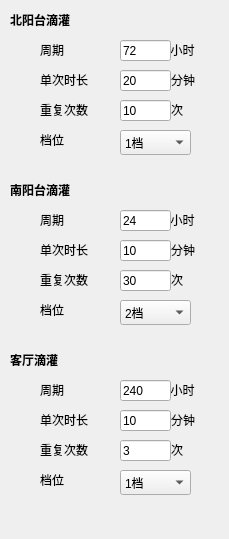
        <widget class="QWidget" name="scrollAreaWidgetContents_7">
         <property name="geometry">
          <rect>
           <x>0</x>
           <y>0</y>
           <width>229</width>
           <height>539</height>
          </rect>
         </property>
         <widget class="QLabel" name="lblCCIDName1">
          <property name="geometry">
           <rect>
            <x>10</x>
            <y>10</y>
            <width>81</width>
            <height>19</height>
           </rect>
          </property>
          <property name="font">
           <font>
            <bold>true</bold>
           </font>
          </property>
          <property name="text">
           <string>北阳台滴灌</string>
          </property>
         </widget>
         <widget class="QLabel" name="lblCCIDName2">
          <property name="geometry">
           <rect>
            <x>10</x>
            <y>180</y>
            <width>81</width>
            <height>19</height>
           </rect>
          </property>
          <property name="font">
           <font>
            <bold>true</bold>
           </font>
          </property>
          <property name="text">
           <string>南阳台滴灌</string>
          </property>
         </widget>
         <widget class="QLabel" name="lblCCIDName3">
          <property name="geometry">
           <rect>
            <x>10</x>
            <y>350</y>
            <width>81</width>
            <height>19</height>
           </rect>
          </property>
          <property name="font">
           <font>
            <bold>true</bold>
           </font>
          </property>
          <property name="text">
           <string>客厅滴灌</string>
          </property>
         </widget>
         <widget class="QLabel" name="lblCCIDPeriod1">
          <property name="geometry">
           <rect>
            <x>40</x>
            <y>40</y>
            <width>171</width>
            <height>19</height>
           </rect>
          </property>
          <property name="text">
           <string>周期                                小时</string>
          </property>
         </widget>
         <widget class="QLabel" name="lblCCIDDuration1">
          <property name="geometry">
           <rect>
            <x>40</x>
            <y>70</y>
            <width>181</width>
            <height>19</height>
           </rect>
          </property>
          <property name="text">
           <string>单次时长                         分钟</string>
          </property>
         </widget>
         <widget class="QLabel" name="lblCCIDRepeat1">
          <property name="geometry">
           <rect>
            <x>40</x>
            <y>100</y>
            <width>181</width>
            <height>19</height>
           </rect>
          </property>
          <property name="text">
           <string>重复次数                         次</string>
          </property>
         </widget>
         <widget class="QLabel" name="lblCCIDLevel1">
          <property name="geometry">
           <rect>
            <x>40</x>
            <y>130</y>
            <width>31</width>
            <height>19</height>
           </rect>
          </property>
          <property name="text">
           <string>档位</string>
          </property>
         </widget>
         <widget class="QLineEdit" name="editCCIDPeriod1">
          <property name="geometry">
           <rect>
            <x>120</x>
            <y>40</y>
            <width>51</width>
            <height>21</height>
           </rect>
          </property>
          <property name="text">
           <string>72</string>
          </property>
         </widget>
         <widget class="QLineEdit" name="editCCIDDuration1">
          <property name="geometry">
           <rect>
            <x>120</x>
            <y>70</y>
            <width>51</width>
            <height>21</height>
           </rect>
          </property>
          <property name="text">
           <string>20</string>
          </property>
         </widget>
         <widget class="QLineEdit" name="editCCIDRepeat1">
          <property name="geometry">
           <rect>
            <x>120</x>
            <y>100</y>
            <width>51</width>
            <height>21</height>
           </rect>
          </property>
          <property name="text">
           <string>10</string>
          </property>
         </widget>
         <widget class="QComboBox" name="cmbCCIDLevel1">
          <property name="geometry">
           <rect>
            <x>120</x>
            <y>130</y>
            <width>71</width>
            <height>25</height>
           </rect>
          </property>
          <item>
           <property name="text">
            <string>1档</string>
           </property>
          </item>
          <item>
           <property name="text">
            <string>2档</string>
           </property>
          </item>
          <item>
           <property name="text">
            <string>3档</string>
           </property>
          </item>
         </widget>
         <widget class="QComboBox" name="cmbCCIDLevel2">
          <property name="geometry">
           <rect>
            <x>120</x>
            <y>300</y>
            <width>71</width>
            <height>25</height>
           </rect>
          </property>
          <property name="currentIndex">
           <number>1</number>
          </property>
          <item>
           <property name="text">
            <string>1档</string>
           </property>
          </item>
          <item>
           <property name="text">
            <string>2档</string>
           </property>
          </item>
          <item>
           <property name="text">
            <string>3档</string>
           </property>
          </item>
         </widget>
         <widget class="QLabel" name="lblCCIDLevel2">
          <property name="geometry">
           <rect>
            <x>40</x>
            <y>300</y>
            <width>31</width>
            <height>19</height>
           </rect>
          </property>
          <property name="text">
           <string>档位</string>
          </property>
         </widget>
         <widget class="QLabel" name="lblCCIDPeriod2">
          <property name="geometry">
           <rect>
            <x>40</x>
            <y>210</y>
            <width>201</width>
            <height>19</height>
           </rect>
          </property>
          <property name="text">
           <string>周期                                小时</string>
          </property>
         </widget>
         <widget class="QLineEdit" name="editCCIDRepeat2">
          <property name="geometry">
           <rect>
            <x>120</x>
            <y>270</y>
            <width>51</width>
            <height>21</height>
           </rect>
          </property>
          <property name="text">
           <string>30</string>
          </property>
         </widget>
         <widget class="QLineEdit" name="editCCIDPeriod2">
          <property name="geometry">
           <rect>
            <x>120</x>
            <y>210</y>
            <width>51</width>
            <height>21</height>
           </rect>
          </property>
          <property name="text">
           <string>24</string>
          </property>
         </widget>
         <widget class="QLabel" name="lblCCIDDuration2">
          <property name="geometry">
           <rect>
            <x>40</x>
            <y>240</y>
            <width>181</width>
            <height>19</height>
           </rect>
          </property>
          <property name="text">
           <string>单次时长                         分钟</string>
          </property>
         </widget>
         <widget class="QLabel" name="lblCCIDRepeat2">
          <property name="geometry">
           <rect>
            <x>40</x>
            <y>270</y>
            <width>191</width>
            <height>19</height>
           </rect>
          </property>
          <property name="text">
           <string>重复次数                         次</string>
          </property>
         </widget>
         <widget class="QLineEdit" name="editCCIDDuration2">
          <property name="geometry">
           <rect>
            <x>120</x>
            <y>240</y>
            <width>51</width>
            <height>21</height>
           </rect>
          </property>
          <property name="text">
           <string>10</string>
          </property>
         </widget>
         <widget class="QComboBox" name="cmbCCIDLevel3">
          <property name="geometry">
           <rect>
            <x>120</x>
            <y>470</y>
            <width>71</width>
            <height>25</height>
           </rect>
          </property>
          <item>
           <property name="text">
            <string>1档</string>
           </property>
          </item>
          <item>
           <property name="text">
            <string>2档</string>
           </property>
          </item>
          <item>
           <property name="text">
            <string>3档</string>
           </property>
          </item>
         </widget>
         <widget class="QLabel" name="lblCCIDLevel3">
          <property name="geometry">
           <rect>
            <x>40</x>
            <y>470</y>
            <width>31</width>
            <height>19</height>
           </rect>
          </property>
          <property name="text">
           <string>档位</string>
          </property>
         </widget>
         <widget class="QLabel" name="lblCCIDPeriod3">
          <property name="geometry">
           <rect>
            <x>40</x>
            <y>380</y>
            <width>191</width>
            <height>19</height>
           </rect>
          </property>
          <property name="text">
           <string>周期                                小时</string>
          </property>
         </widget>
         <widget class="QLineEdit" name="editCCIDRepeat3">
          <property name="geometry">
           <rect>
            <x>120</x>
            <y>440</y>
            <width>51</width>
            <height>21</height>
           </rect>
          </property>
          <property name="text">
           <string>3</string>
          </property>
         </widget>
         <widget class="QLineEdit" name="editCCIDPeriod3">
          <property name="geometry">
           <rect>
            <x>120</x>
            <y>380</y>
            <width>51</width>
            <height>21</height>
           </rect>
          </property>
          <property name="text">
           <string>240</string>
          </property>
         </widget>
         <widget class="QLabel" name="lblCCIDDuration3">
          <property name="geometry">
           <rect>
            <x>40</x>
            <y>410</y>
            <width>171</width>
            <height>19</height>
           </rect>
          </property>
          <property name="text">
           <string>单次时长                         分钟</string>
          </property>
         </widget>
         <widget class="QLabel" name="lblCCIDRepeat3">
          <property name="geometry">
           <rect>
            <x>40</x>
            <y>440</y>
            <width>181</width>
            <height>19</height>
           </rect>
          </property>
          <property name="text">
           <string>重复次数                         次</string>
          </property>
         </widget>
         <widget class="QLineEdit" name="editCCIDDuration3">
          <property name="geometry">
           <rect>
            <x>120</x>
            <y>410</y>
            <width>51</width>
            <height>21</height>
           </rect>
          </property>
          <property name="text">
           <string>10</string>
          </property>
         </widget>
         <zorder>lblCCIDRepeat3</zorder>
         <zorder>lblCCIDRepeat2</zorder>
         <zorder>lblCCIDName1</zorder>
         <zorder>lblCCIDName2</zorder>
         <zorder>lblCCIDName3</zorder>
         <zorder>lblCCIDPeriod1</zorder>
         <zorder>lblCCIDDuration1</zorder>
         <zorder>lblCCIDRepeat1</zorder>
         <zorder>lblCCIDLevel1</zorder>
         <zorder>editCCIDPeriod1</zorder>
         <zorder>editCCIDDuration1</zorder>
         <zorder>editCCIDRepeat1</zorder>
         <zorder>cmbCCIDLevel1</zorder>
         <zorder>cmbCCIDLevel2</zorder>
         <zorder>lblCCIDLevel2</zorder>
         <zorder>lblCCIDPeriod2</zorder>
         <zorder>editCCIDRepeat2</zorder>
         <zorder>editCCIDPeriod2</zorder>
         <zorder>lblCCIDDuration2</zorder>
         <zorder>editCCIDDuration2</zorder>
         <zorder>cmbCCIDLevel3</zorder>
         <zorder>lblCCIDLevel3</zorder>
         <zorder>lblCCIDPeriod3</zorder>
         <zorder>editCCIDRepeat3</zorder>
         <zorder>editCCIDPeriod3</zorder>
         <zorder>lblCCIDDuration3</zorder>
         <zorder>editCCIDDuration3</zorder>
        </widget>
